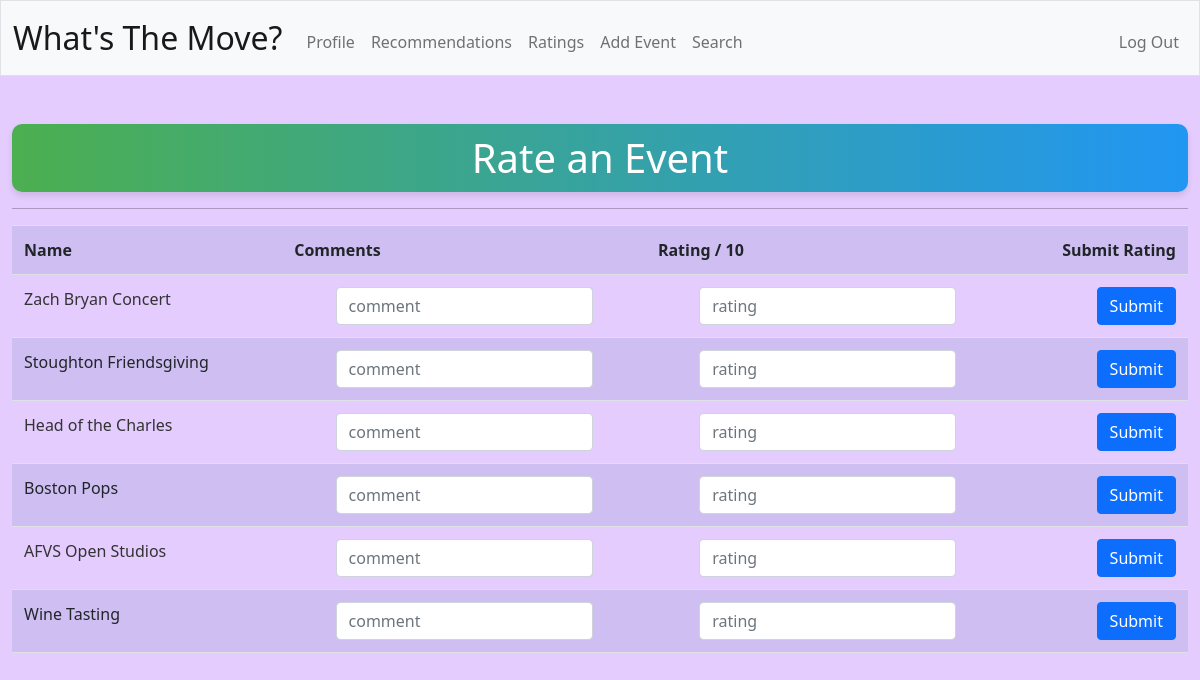
The page /ratings (signed in) on the database its author committed.
### tables this page shows
CREATE TABLE events (
event_id INTEGER PRIMARY KEY AUTOINCREMENT NOT NULL,
name TEXT NOT NULL,
city TEXT NOT NULL,
state TEXT NOT NULL,
address TEXT NOT NULL,
comments TEXT NOT NULL,
user_id INTEGER, month INTEGER NOT NULL, date INTEGER NOT NULL,
FOREIGN KEY(user_id) REFERENCES users(id));

### app.py (the view, shortened to what this page needs)
@app.route("/ratings", methods=["GET", "POST"])
@login_required
def ratings():
    if request.method == "GET":
        events = db.execute(
            "SELECT events.event_id, events.name FROM events JOIN attendance on events.event_id = attendance.event_id WHERE attendance.user_id = ? AND attendance.attended = 1",
            session["user_id"],
        )
        if events == []:
            return apology("You have not attended any events", 400)
        return render_template("ratings.html", events=events)

### app.py (called while the page is built)
@app.after_request
def after_request(response):
    response.headers["Cache-Control"] = "no-cache, no-store, must-revalidate"
    response.headers["Expires"] = 0
    response.headers["Pragma"] = "no-cache"
    return response

### helpers.py (called while the page is built)
def login_required(f):
    @wraps(f)
    def decorated_function(*args, **kwargs):
        if session.get("user_id") is None:
            return redirect("/login")
        return f(*args, **kwargs)
    return decorated_function

### templates/ratings.html (shortened to what this page needs)
{% extends "layout.html" %}
{% block main %}
    <h1>Rate an Event</h2>
    <hr>
    <table class="table table-striped">
        <tr>
            <th class="text-start">Name</th>
            <th class="text-start">Comments</th>
            <th class="text-start">Rating / 10</th>
            <th class="text-end">Submit Rating</th>
        </tr>
        {% for event in events %}
            <form action="/ratings" method="post">
                <tr>
                    <td class="text-start" name="event_id" value="{{ event['event_id'] }}">{{ event['name'] }}</td>
                    <td class="text-start">
                        <input autocomplete="off" autofocus class="form-control mx-auto w-auto" name="comment" placeholder="comment" type="text">
                    </td>
                    <td class="text-start">
                        <input autocomplete="off" autofocus class="form-control mx-auto w-auto" name="rating" placeholder="rating" type="number">
                    </td>
                    <td class ="text-end">
                        <button class="btn btn-primary" type="submit">Submit</button>
                    </td>
                </tr>
            </form>
        {% endfor %}
    </table>
{% endblock %}

### static/styles.css (style rules this page uses)
body { background-color: #E5CCFF; color: #000000; font-size: 1rem; font-weight: 400; line-height: 1.5; margin: 0; }
h1 { background: linear-gradient(to right, #4CAF50, #2196F3); padding: 10px; text-align: center; color: #fff; border-radius: 10px; box-shadow: 0 4px 6px rgba(0, 0, 0, 0.1); }
.table { width: 100%; margin-bottom: 1rem; color: #333; border-collapse: collapse; }
.table th, .table td { padding: 0.75rem; vertical-align: top; border-top: 1px solid #dee2e6; }
.table-striped tbody tr:nth-of-type(odd) { background-color: rgba(0, 123, 255, 0.05); }

### rows shown on the page
events: {{ event['event_id'] }} 20 (drawn), name "Zach Bryan Concert"
events: {{ event['event_id'] }} 23 (drawn), name "Stoughton Friendsgiving"
events: {{ event['event_id'] }} 31 (drawn), name "Head of the Charles"
events: {{ event['event_id'] }} 32 (drawn), name "Boston Pops"
events: {{ event['event_id'] }} 33 (drawn), name "AFVS Open Studios"
events: {{ event['event_id'] }} 39 (drawn), name "Wine Tasting"
